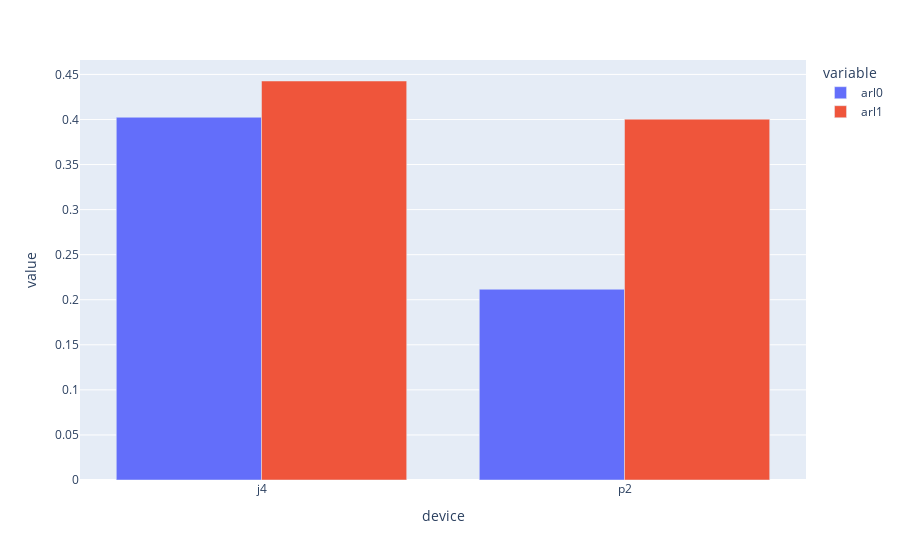

The cell this chart's notebook holds for it:
### Code cell
fig = px.bar(d, x="device", y="value", 
                color="variable", barmode="group")
fig.show()

### Figure 1 — Plotly figure (JSON) as saved in the notebook; plotly's stock layout.template omitted (floating-point values rounded to 4 significant figures)
{"data": [{"alignmentgroup": "True", "hovertemplate": "variable=arl0<br>device=%{x}<br>value=%{y}<extra></extra>", "legendgroup": "arl0", "marker": {"color": "#636efa", "pattern": {"shape": ""}}, "name": "arl0", "offsetgroup": "arl0", "orientation": "v", "showlegend": true, "textposition": "auto", "type": "bar", "x": ["j4", "p2"], "xaxis": "x", "y": [0.4025, 0.2116], "yaxis": "y"}, {"alignmentgroup": "True", "hovertemplate": "variable=arl1<br>device=%{x}<br>value=%{y}<extra></extra>", "legendgroup": "arl1", "marker": {"color": "#EF553B", "pattern": {"shape": ""}}, "name": "arl1", "offsetgroup": "arl1", "orientation": "v", "showlegend": true, "textposition": "auto", "type": "bar", "x": ["j4", "p2"], "xaxis": "x", "y": [0.4427, 0.4004], "yaxis": "y"}], "layout": {"barmode": "group", "legend": {"title": {"text": "variable"}, "tracegroupgap": 0}, "margin": {"t": 60}, "xaxis": {"anchor": "y", "domain": [0, 1], "title": {"text": "device"}}, "yaxis": {"anchor": "x", "domain": [0, 1], "title": {"text": "value"}}}}
